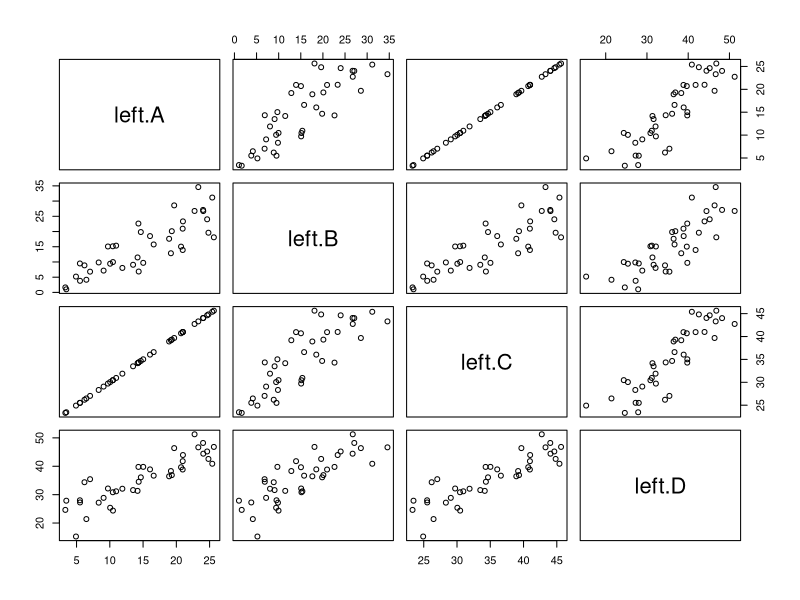
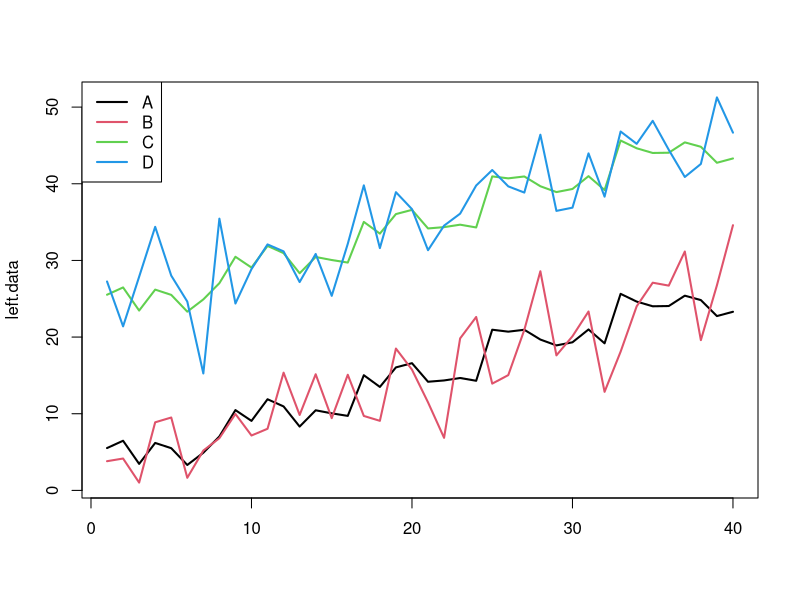
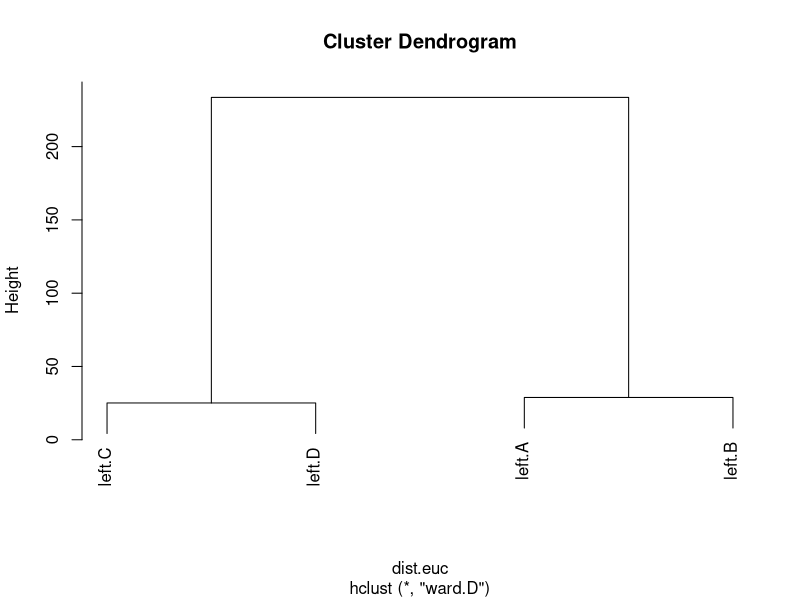
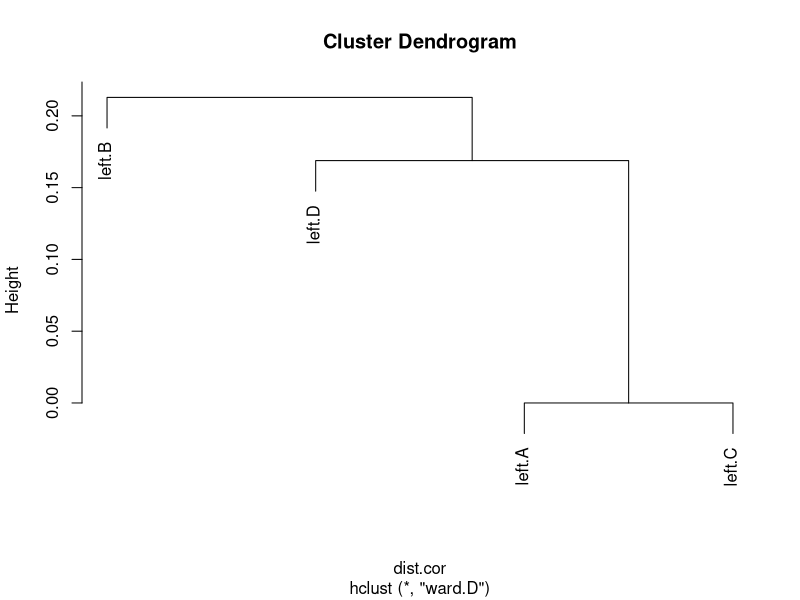
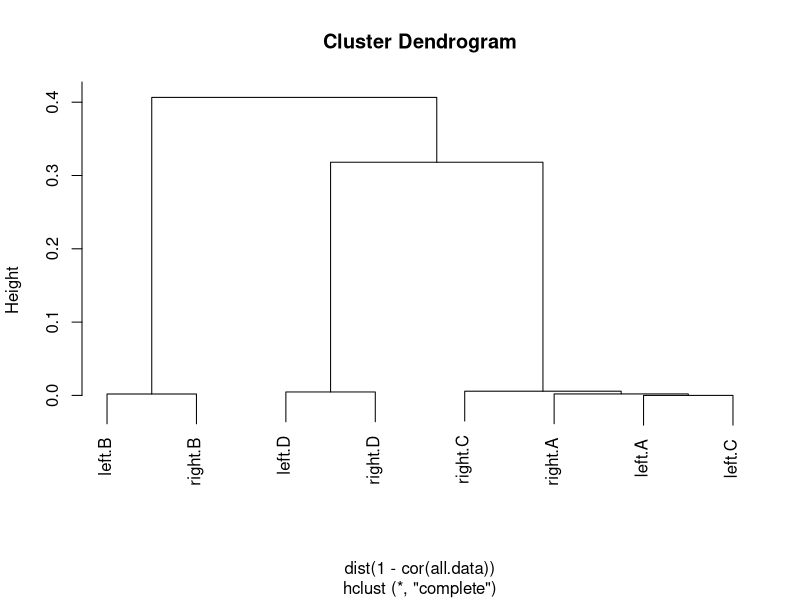
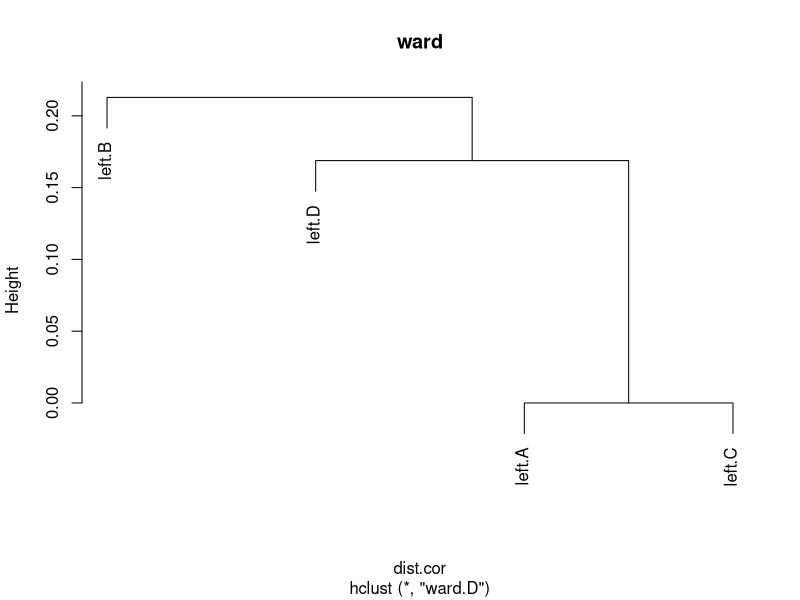
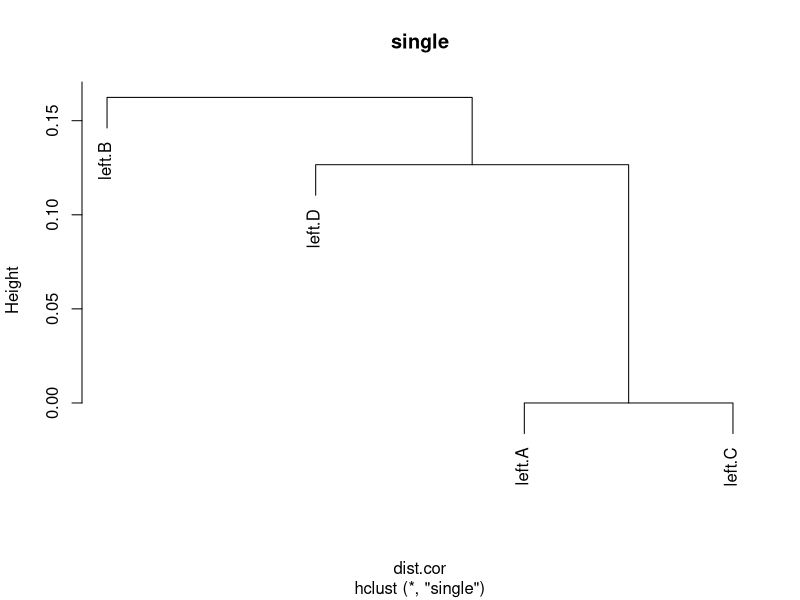
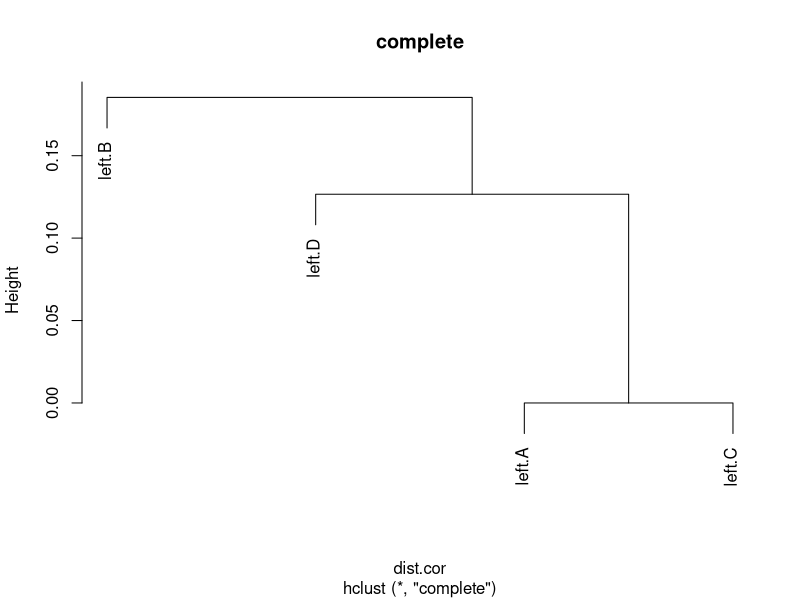

R code for these plots, in order:
set.seed(1980)

######################################################
##### creating randomly generated data ###############
######################################################
## no need to understand this chunk, just run it
tmp <- rnorm(40) +  rep(1:5,each=8) * 5
left.data <- cbind(
  left.A = tmp,
  left.B = tmp + rnorm(40)*4,
  left.C = tmp + 20,
  left.D = tmp + 20 + rnorm(40)*4)
right.data <- left.data + rnorm(length(left.data)) / 10
colnames(right.data) <- gsub("left","right", colnames(right.data))
rm(tmp)

######################################################
##### plot and look at the data ######################
######################################################
## plot # 1
pairs(left.data)
## plot # 2
matplot(left.data,type = 'l',lty=1,lwd=2,col=1:4)
legend('topleft',c("A","B","C","D"),lwd=2,col=1:4)

######################################################
##### Step 1, choose a distance metric ###############
######################################################

##### First distance metric: correlation distance: 
## how to calculate it
dist.cor <- as.dist (1 - cor(left.data))
## look at the distances
round(dist.cor , 2)
## note: small numbers mean "closer", large numbers means "farther"
## note: in this case, A and C are very close!
## that is because they follow the same pattern of peaks and valleys
## this is best seen on plot # 1 above (the pairs() plot)

##### Second distance metric: euclidean distance
## how to calculate it
dist.euc <- dist(t(left.data))
## lok at the distances
round(dist.euc)
## note: small numbers mean "closer", large numbers means "farther"
## note: in this case, A is close to B and C is close to D
## that is because they are close to each other.
## this is best seen on plot # 2 above (the matplot() plot)


##### Third distance metric: manhattan distance
## how to calculate it
dist.man <- dist(t(left.data),method = "manhattan")
## lok at the distances
round(dist.man)
## Note: small numbers mean "closer", large numbers means "farther"
## Note: in this case, A is close to B and C is close to D
## that is because they are close to each other.
## Manhattan is actually quite similar to euclidean for this data.
## I didn't have time to create a dataset highlighting the difference
## between manhattan and euclidean.

######################################################
##### Step 2, choose a clustering algorithm ##########
######################################################
##### as an example, let's use the "ward" algorithm with the "euclidean" distance
hc <- hclust(dist.euc, method = 'ward')
plot(hc) ## note that A and B are close, C and D are close
##### as an example, let's use the "ward" algorithm with the "correlation" distance
hc <- hclust(dist.cor, method = 'ward')
plot(hc) ## note that now A and C are close, B and D are further away.
##### here is a loop for plotting all 7 algorithms
##### using only the "correlation" distance
methods <- c("ward", "single", "complete", "average", "mcquitty", "median", "centroid")
pdf("my plots.pdf")
for(m in methods)
  plot(hclust(dist.cor,method = m),main = m)
dev.off()
rm(m)
##### Note: open the file "my plots.pdf" to see the results.
##### Note: in this case, you will see that the seven algorithms seem almost identical.
##### That is because this dataset is very small. In your larger dataset, you will notice that there
##### are big differences between the different algorithms.

######################################################
##### how to cluster left and right together #########
######################################################
all.data <- cbind(left.data,right.data)
plot(hclust(dist(1 - cor(all.data))))